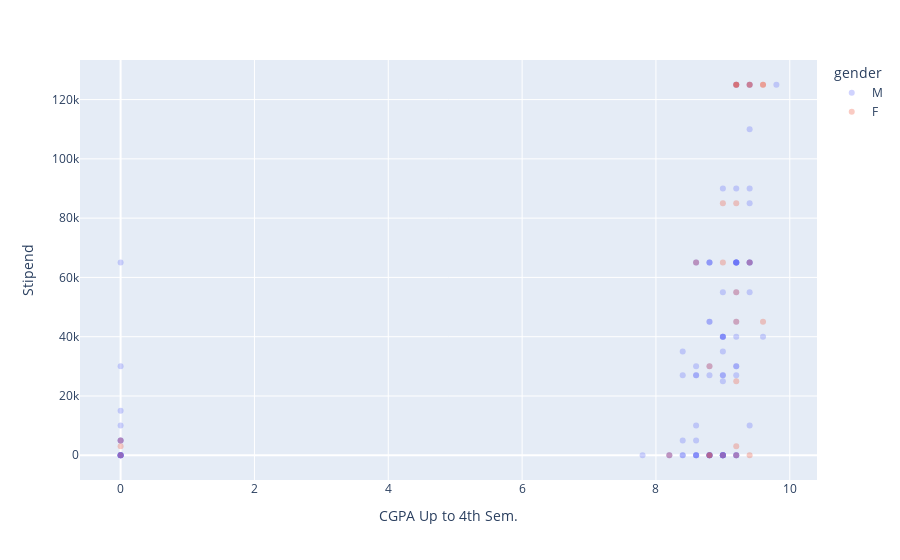

Source (notebook cell):
### Code cell
px.scatter(df, x=CGPA, y="Stipend", color="gender", opacity=0.3)

### Figure 1 — Plotly figure (JSON) as saved in the notebook; plotly's stock layout.template omitted (floating-point values rounded to 4 significant figures)
{"data": [{"hovertemplate": "gender=M<br>CGPA Up to 4th Sem.=%{x}<br>Stipend=%{y}<extra></extra>", "legendgroup": "M", "marker": {"color": "#636efa", "opacity": 0.3, "symbol": "circle"}, "mode": "markers", "name": "M", "orientation": "v", "showlegend": true, "type": "scatter", "x": [0, 8.6, 8.6, 8.2, 8.6, 9, 0, 8.8, 8.8, 9.2, 0, 9, 9, 9.2, 0, 8.8, 8.8, 9, 9.2, 9.2, 8.6, 8.4, 9.4, 0, 8.8, 9, 9, 9.2, 8.6, 9.4, 8.6, 0, 8.6, 9.4, 8.8, 0, 9.2, 8.8, 9.2, 9.4, 8.4, 8.4, 9.4, 9, 8.4, 8.8, 8.8, 8.6, 9.2, 9.2, 8.2, 0, 9, 9.8, 0, 9.2, 9, 0, 9.2, 9.2, 9.2, 8.8, 8.8, 9.4, 0, 9.4, 9, 9.2, 9.4, 9.4, 9.2, 9, 9, 9.4, 8.6, 7.8, 9.2, 9, 9.2, 8.6, 9, 0, 8.6, 0, 9.2, 9, 9, 0, 9.2, 8.8, 8.4, 9.4, 9, 9.2, 9, 9.6, 0, 8.8, 0, 9, 8.8], "xaxis": "x", "y": [0, 27000, 27000, 0, 5000, 0, 0, 30000, 0, 125000, 0, 25000, 55000, 55000, 5000, 65000, 0, 27000, 65000, 45000, 30000, 27000, 65000, 0, 0, 40000, 0, 0, 10000, 65000, 0, 10000, 0, 65000, 0, 0, 90000, 65000, 0, 125000, 0, 0, 125000, 0, 35000, 0, 45000, 0, 65000, 30000, 0, 0, 0, 125000, 0, 65000, 35000, 0, 65000, 125000, 65000, 0, 65000, 65000, 15000, 90000, 40000, 0, 10000, 110000, 65000, 0, 90000, 55000, 0, 0, 65000, 40000, 0, 65000, 0, 30000, 65000, 5000, 27000, 0, 0, 5000, 30000, 27000, 5000, 85000, 0, 40000, 40000, 40000, 65000, 45000, 0, 27000, 0], "yaxis": "y"}, {"hovertemplate": "gender=F<br>CGPA Up to 4th Sem.=%{x}<br>Stipend=%{y}<extra></extra>", "legendgroup": "F", "marker": {"color": "#EF553B", "opacity": 0.3, "symbol": "circle"}, "mode": "markers", "name": "F", "orientation": "v", "showlegend": true, "type": "scatter", "x": [9.2, 8.6, 8.8, 9.2, 9.6, 9.2, 9.4, 0, 9.2, 9.2, 8.2, 0, 9, 9.2, 9.2, 8.8, 9.4, 9.4, 9.6, 9.2, 9, 9, 9.4, 9.2, 8.8, 0, 9.6], "xaxis": "x", "y": [0, 65000, 0, 125000, 125000, 45000, 125000, 0, 55000, 3000, 0, 5000, 0, 125000, 125000, 30000, 0, 65000, 45000, 85000, 85000, 65000, 125000, 25000, 0, 3000, 125000], "yaxis": "y"}], "layout": {"legend": {"title": {"text": "gender"}, "tracegroupgap": 0}, "margin": {"t": 60}, "xaxis": {"anchor": "y", "domain": [0, 1], "title": {"text": "CGPA Up to 4th Sem."}}, "yaxis": {"anchor": "x", "domain": [0, 1], "title": {"text": "Stipend"}}}}
